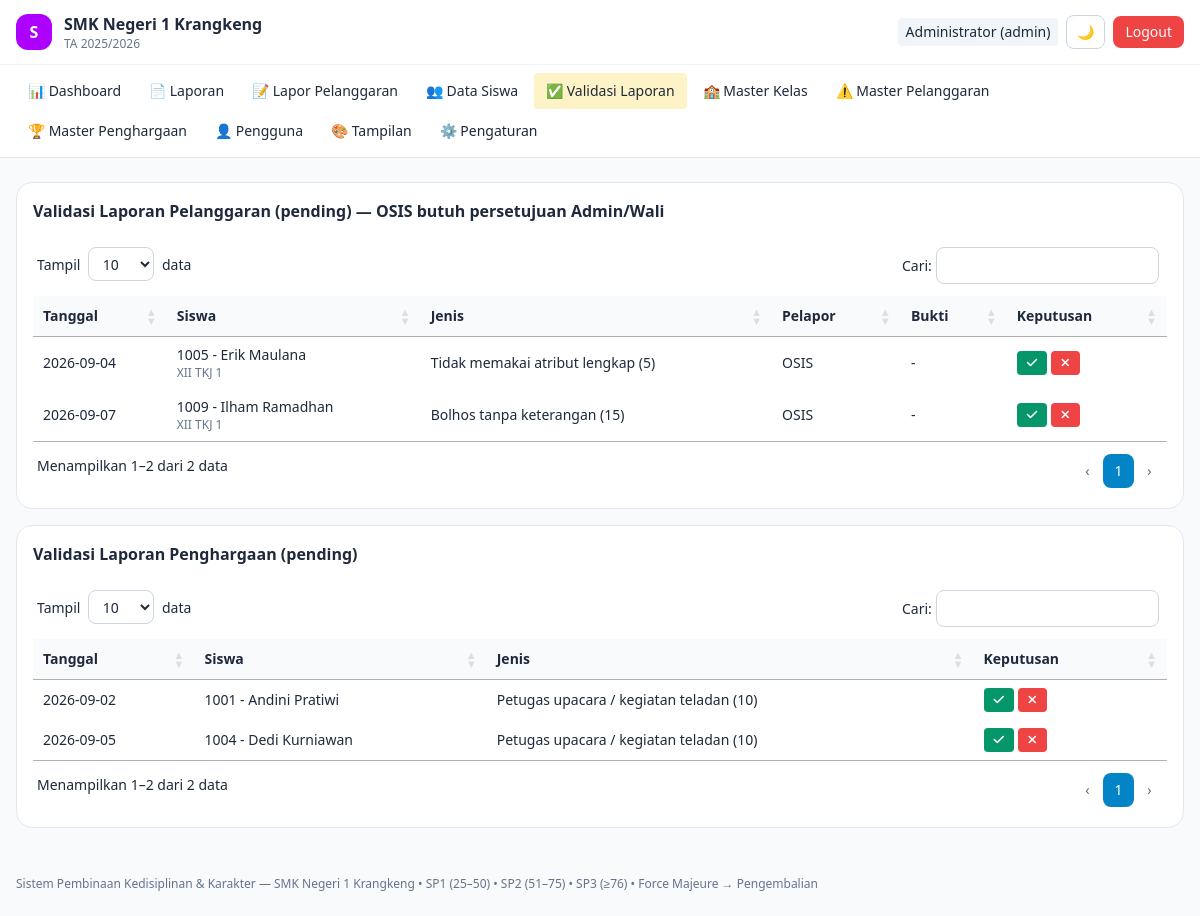
The page /validasi (signed in) on the database its author committed.
### tables this page shows
CREATE TABLE `pengaturan_sekolah` (
  `id` int NOT NULL AUTO_INCREMENT,
  `nama_sekolah` varchar(150) NOT NULL DEFAULT 'SMK Negeri 1 Krangkeng',
  `alamat` text,
  `telepon` varchar(30) DEFAULT NULL,
  `email` varchar(100) DEFAULT NULL,
  `tahun_ajaran_aktif` varchar(20) NOT NULL DEFAULT '2025/2026',
  `semester_aktif` enum('Ganjil','Genap') NOT NULL DEFAULT 'Ganjil',
  `logo_path` varchar(255) DEFAULT NULL COMMENT 'path relatif ex: uploads/logo/logo-171xxx.png',
  `kepala_sekolah_nama` varchar(100) DEFAULT NULL,
  `kepala_sekolah_nip` varchar(30) DEFAULT NULL,
  `created_at` timestamp NULL DEFAULT CURRENT_TIMESTAMP,
  `updated_at` timestamp NULL DEFAULT CURRENT_TIMESTAMP ON UPDATE CURRENT_TIMESTAMP,
  PRIMARY KEY (`id`)
);

CREATE TABLE `laporan_pelanggaran` (
  `id` int NOT NULL AUTO_INCREMENT,
  `siswa_id` int NOT NULL,
  `jenis_id` int NOT NULL,
  `pelapor_id` int DEFAULT NULL COMMENT 'user pelapor (osis/wali/admin)',
  `tanggal` date NOT NULL,
  `tahun_ajaran` varchar(20) NOT NULL,
  `kronologi` text,
  `foto_bukti_path` varchar(255) DEFAULT NULL COMMENT 'path relatif ex: uploads/bukti/xxxx.jpg (opsional)',
  `bobot_poin_saat_lapor` int NOT NULL COMMENT 'snapshot bobot master saat dilapor',
  `is_force_majeure` tinyint(1) NOT NULL DEFAULT '0' COMMENT 'flag pelanggaran berat langsung dikembalikan',
  `status_validasi` enum('pending','divalidasi','ditolak') NOT NULL DEFAULT 'pending',
  `divalidasi_oleh` int DEFAULT NULL,
  `catatan_validasi` text,
  `created_at` timestamp NULL DEFAULT CURRENT_TIMESTAMP,
  PRIMARY KEY (`id`),
  KEY `fk_langgar_siswa` (`siswa_id`),
  KEY `fk_langgar_jenis` (`jenis_id`),
  KEY `fk_langgar_pelapor` (`pelapor_id`),
  KEY `fk_langgar_validator` (`divalidasi_oleh`),
  KEY `idx_langgar_tgl` (`tanggal`),
  KEY `idx_langgar_status` (`status_validasi`),
  CONSTRAINT `fk_langgar_jenis` FOREIGN KEY (`jenis_id`) REFERENCES `jenis_pelanggaran` (`id`),
  CONSTRAINT `fk_langgar_pelapor` FOREIGN KEY (`pelapor_id`) REFERENCES `users` (`id`) ON DELETE SET NULL,
  CONSTRAINT `fk_langgar_siswa` FOREIGN KEY (`siswa_id`) REFERENCES `siswa` (`id`) ON DELETE CASCADE,
  CONSTRAINT `fk_langgar_validator` FOREIGN KEY (`divalidasi_oleh`) REFERENCES `users` (`id`) ON DELETE SET NULL
);

CREATE TABLE `siswa` (
  `id` int NOT NULL AUTO_INCREMENT,
  `nis` varchar(20) NOT NULL,
  `nisn` varchar(20) DEFAULT NULL,
  `nama` varchar(100) NOT NULL,
  `jenis_kelamin` enum('L','P') NOT NULL,
  `kelas_id` int DEFAULT NULL,
  `alamat` text,
  `nama_ortu` varchar(100) DEFAULT NULL,
  `no_hp_ortu` varchar(20) DEFAULT NULL,
  `status` enum('aktif','dikembalikan','lulus','pindah') NOT NULL DEFAULT 'aktif',
  `total_poin_pelanggaran` int NOT NULL DEFAULT '0' COMMENT 'cache akumulasi tervalidasi',
  `total_poin_penghargaan` int NOT NULL DEFAULT '0' COMMENT 'cache akumulasi tervalidasi',
  `created_at` timestamp NULL DEFAULT CURRENT_TIMESTAMP,
  PRIMARY KEY (`id`),
  UNIQUE KEY `nis` (`nis`),
  KEY `idx_siswa_kelas` (`kelas_id`),
  KEY `idx_siswa_status` (`status`),
  CONSTRAINT `fk_siswa_kelas` FOREIGN KEY (`kelas_id`) REFERENCES `kelas` (`id`) ON DELETE SET NULL
);

CREATE TABLE `kelas` (
  `id` int NOT NULL AUTO_INCREMENT,
  `nama_kelas` varchar(50) NOT NULL,
  `tingkat` enum('X','XI','XII') NOT NULL,
  `jurusan` varchar(50) DEFAULT NULL,
  `tahun_ajaran` varchar(20) NOT NULL,
  `wali_kelas_id` int DEFAULT NULL,
  PRIMARY KEY (`id`),
  KEY `fk_kelas_wali` (`wali_kelas_id`),
  CONSTRAINT `fk_kelas_wali` FOREIGN KEY (`wali_kelas_id`) REFERENCES `users` (`id`) ON DELETE SET NULL
);

CREATE TABLE `jenis_pelanggaran` (
  `id` int NOT NULL AUTO_INCREMENT,
  `kode` varchar(20) NOT NULL,
  `nama` varchar(150) NOT NULL,
  `kategori` enum('ringan','sedang','berat','hukum_asusila') NOT NULL DEFAULT 'ringan',
  `bobot_poin` int NOT NULL,
  `is_force_majeure_default` tinyint(1) NOT NULL DEFAULT '0' COMMENT '1 = otomatis usulkan pengembalian',
  `deskripsi` text,
  `is_active` tinyint(1) NOT NULL DEFAULT '1',
  PRIMARY KEY (`id`),
  UNIQUE KEY `kode` (`kode`),
  CONSTRAINT `jenis_pelanggaran_chk_1` CHECK ((`bobot_poin` > 0))
);

CREATE TABLE `users` (
  `id` int NOT NULL AUTO_INCREMENT,
  `nama` varchar(100) NOT NULL,
  `username` varchar(50) NOT NULL,
  `password_hash` varchar(255) NOT NULL,
  `role` enum('admin','kepsek','wakasek','wali_kelas','osis') NOT NULL,
  `is_active` tinyint(1) NOT NULL DEFAULT '1',
  `created_at` timestamp NULL DEFAULT CURRENT_TIMESTAMP,
  PRIMARY KEY (`id`),
  UNIQUE KEY `username` (`username`)
);

CREATE TABLE `laporan_penghargaan` (
  `id` int NOT NULL AUTO_INCREMENT,
  `siswa_id` int NOT NULL,
  `jenis_id` int NOT NULL,
  `pelapor_id` int DEFAULT NULL,
  `tanggal` date NOT NULL,
  `tahun_ajaran` varchar(20) NOT NULL,
  `keterangan` text,
  `foto_bukti_path` varchar(255) DEFAULT NULL COMMENT 'opsional: foto piagam/kegiatan',
  `bobot_poin_saat_lapor` int NOT NULL,
  `status_validasi` enum('pending','divalidasi','ditolak') NOT NULL DEFAULT 'pending',
  `divalidasi_oleh` int DEFAULT NULL,
  `created_at` timestamp NULL DEFAULT CURRENT_TIMESTAMP,
  PRIMARY KEY (`id`),
  KEY `fk_harga_siswa` (`siswa_id`),
  KEY `fk_harga_jenis` (`jenis_id`),
  KEY `fk_harga_pelapor` (`pelapor_id`),
  KEY `idx_harga_tahun` (`tahun_ajaran`),
  CONSTRAINT `fk_harga_jenis` FOREIGN KEY (`jenis_id`) REFERENCES `jenis_penghargaan` (`id`),
  CONSTRAINT `fk_harga_pelapor` FOREIGN KEY (`pelapor_id`) REFERENCES `users` (`id`) ON DELETE SET NULL,
  CONSTRAINT `fk_harga_siswa` FOREIGN KEY (`siswa_id`) REFERENCES `siswa` (`id`) ON DELETE CASCADE
);

CREATE TABLE `jenis_penghargaan` (
  `id` int NOT NULL AUTO_INCREMENT,
  `kode` varchar(20) NOT NULL,
  `nama` varchar(150) NOT NULL,
  `bobot_poin` int NOT NULL,
  `deskripsi` text,
  `is_active` tinyint(1) NOT NULL DEFAULT '1',
  PRIMARY KEY (`id`),
  UNIQUE KEY `kode` (`kode`),
  CONSTRAINT `jenis_penghargaan_chk_1` CHECK ((`bobot_poin` > 0))
);

### app/Views/validasi/index.php (the view, shortened to what the rows shown need)
<div class="rounded-2xl bg-white dark:bg-slate-900 border border-slate-200 dark:border-slate-800 overflow-hidden mb-4">
  <div class="table-scroll">
  <table class="w-full text-sm">
    <thead class="bg-slate-50 dark:bg-slate-800/60 text-left"><tr><th class="p-2">Tanggal</th><th class="p-2">Siswa</th><th class="p-2">Jenis</th><th class="p-2">Pelapor</th><th class="p-2">Bukti</th><th class="p-2">Keputusan</th></tr></thead>
    <tbody>
    <?php foreach ($pelanggaran as $l): ?>
      <tr class="border-t border-slate-100 dark:border-slate-800">
        <td class="p-2"><?= htmlspecialchars($l['tanggal']) ?></td>
        <td class="p-2"><?= htmlspecialchars($l['nis'].' - '.$l['siswa_nama']) ?><span class="block text-xs text-slate-500"><?= htmlspecialchars($l['nama_kelas'] ?? '') ?></span></td>
        <td class="p-2"><?= htmlspecialchars($l['jenis_nama']) ?> (<?= (int)$l['bobot_poin_saat_lapor'] ?>)<?= $l['is_force_majeure']?' <b class="text-red-600">FM</b>':'' ?></td>
        <td class="p-2"><?= htmlspecialchars($l['pelapor_nama'] ?? '-') ?></td>
        <td class="p-2"><?php if ($l['foto_bukti_path']): ?><a href="/<?= htmlspecialchars($l['foto_bukti_path']) ?>" target="_blank" class="text-sky-600 underline">Lihat foto</a><?php else: ?>-<?php endif; ?></td>
        <td class="p-2 whitespace-nowrap">
          <form method="post" action="/validasi-pelanggaran" class="inline"><button title="Validasi laporan" data-tip="Validasi" class="tip px-2.5 py-1.5 rounded bg-emerald-600 text-white text-xs"><i class="fa-solid fa-check"></i></button></form>
          <form method="post" action="/validasi-pelanggaran" class="inline"><button title="Tolak laporan" data-tip="Tolak" class="tip px-2.5 py-1.5 rounded bg-red-500 text-white text-xs"><i class="fa-solid fa-xmark"></i></button></form>
        </td>
      </tr>
    <?php endforeach; ?>
    </tbody>
  </table>
  </div>
</div>
<div class="rounded-2xl bg-white dark:bg-slate-900 border border-slate-200 dark:border-slate-800 overflow-hidden">
  <div class="table-scroll">
  <table class="w-full text-sm">
    <thead class="bg-slate-50 dark:bg-slate-800/60 text-left"><tr><th class="p-2">Tanggal</th><th class="p-2">Siswa</th><th class="p-2">Jenis</th><th class="p-2">Keputusan</th></tr></thead>
    <tbody>
    <?php foreach ($penghargaan as $l): ?>
      <tr class="border-t border-slate-100 dark:border-slate-800">
        <td class="p-2"><?= htmlspecialchars($l['tanggal']) ?></td>
        <td class="p-2"><?= htmlspecialchars($l['nis'].' - '.$l['siswa_nama']) ?></td>
        <td class="p-2"><?= htmlspecialchars($l['jenis_nama']) ?> (<?= (int)$l['bobot_poin_saat_lapor'] ?>)</td>
        <td class="p-2 whitespace-nowrap">
          <form method="post" action="/validasi-penghargaan" class="inline"><button title="Validasi laporan" data-tip="Validasi" class="tip px-2.5 py-1.5 rounded bg-emerald-600 text-white text-xs"><i class="fa-solid fa-check"></i></button></form>
          <form method="post" action="/validasi-penghargaan" class="inline"><button title="Tolak laporan" data-tip="Tolak" class="tip px-2.5 py-1.5 rounded bg-red-500 text-white text-xs"><i class="fa-solid fa-xmark"></i></button></form>
        </td>
      </tr>
    <?php endforeach; ?>
    </tbody>
  </table>
  </div>
</div>

### app/Views/layouts/header.php (shortened to what the rows shown need)
<!DOCTYPE html>
<html lang="id" class="">
<head>
<script src="https://cdn.tailwindcss.com"></script>
<link href="https://cdn.jsdelivr.net/npm/select2@4.1.0-rc.0/dist/css/select2.min.css" rel="stylesheet" />
<link href="https://cdnjs.cloudflare.com/ajax/libs/font-awesome/6.5.2/css/all.min.css" rel="stylesheet" />
<link href="https://cdn.datatables.net/1.13.8/css/jquery.dataTables.min.css" rel="stylesheet" />
<link href="/assets/css/custom.css?v=3" rel="stylesheet" />
</head>
<body class="bg-slate-50 dark:bg-slate-950 text-slate-800 dark:text-slate-100 min-h-screen text-[15px] sm:text-base">
<nav class="sticky top-0 z-20 backdrop-blur bg-white/90 dark:bg-slate-900/90 border-b border-slate-200 dark:border-slate-800">
  <div class="max-w-7xl mx-auto px-3 sm:px-4 py-2.5 sm:py-3 flex items-center gap-2 sm:gap-3">
    <div class="font-semibold text-sm sm:text-base leading-tight min-w-0">
      <span class="block truncate"><?= htmlspecialchars($setting['nama_sekolah'] ?? 'SMK Negeri 1 Krangkeng') ?></span>
      <span class="block text-[11px] sm:text-xs font-normal text-slate-500">TA <?= htmlspecialchars($setting['tahun_ajaran_aktif'] ?? '') ?></span>
    </div>
  </div>
  <div id="navMenu" class="hidden md:block border-t border-slate-100 dark:border-slate-800/60">
  </div>
</nav>
<main class="max-w-7xl mx-auto px-3 sm:px-4 py-4 sm:py-6">

### app/Views/layouts/footer.php (shortened to what the rows shown need)
</main>
<footer class="max-w-7xl mx-auto px-4 py-6 text-xs text-slate-500 dark:text-slate-400">
  Sistem Pembinaan Kedisiplinan & Karakter — <?= htmlspecialchars($setting['nama_sekolah'] ?? '') ?> • SP1 (25–50) • SP2 (51–75) • SP3 (≥76) • Force Majeure → Pengembalian
</footer>
</body>
</html>

### rows shown on the page
pengaturan_sekolah: nama_sekolah "SMK Negeri 1 Krangkeng", tahun_ajaran_aktif "2025/2026"
laporan_pelanggaran: tanggal "2026-09-04", siswa.nama "1005 - Erik Maulana", kelas.nama_kelas "XII TKJ 1", jenis.nama "Tidak memakai atribut lengkap", bobot_poin_saat_lapor "5", pelapor.nama "OSIS"
laporan_pelanggaran: tanggal "2026-09-07", siswa.nama "1009 - Ilham Ramadhan", kelas.nama_kelas "XII TKJ 1", jenis.nama "Bolhos tanpa keterangan", bobot_poin_saat_lapor "15", pelapor.nama "OSIS"
laporan_penghargaan: tanggal "2026-09-02", siswa.nama "1001 - Andini Pratiwi", jenis.nama "Petugas upacara / kegiatan teladan", bobot_poin_saat_lapor "10"
laporan_penghargaan: tanggal "2026-09-05", siswa.nama "1004 - Dedi Kurniawan", jenis.nama "Petugas upacara / kegiatan teladan", bobot_poin_saat_lapor "10"

### other values the page prints
$user['nama'] "Administrator"
$user['role'] "admin"
